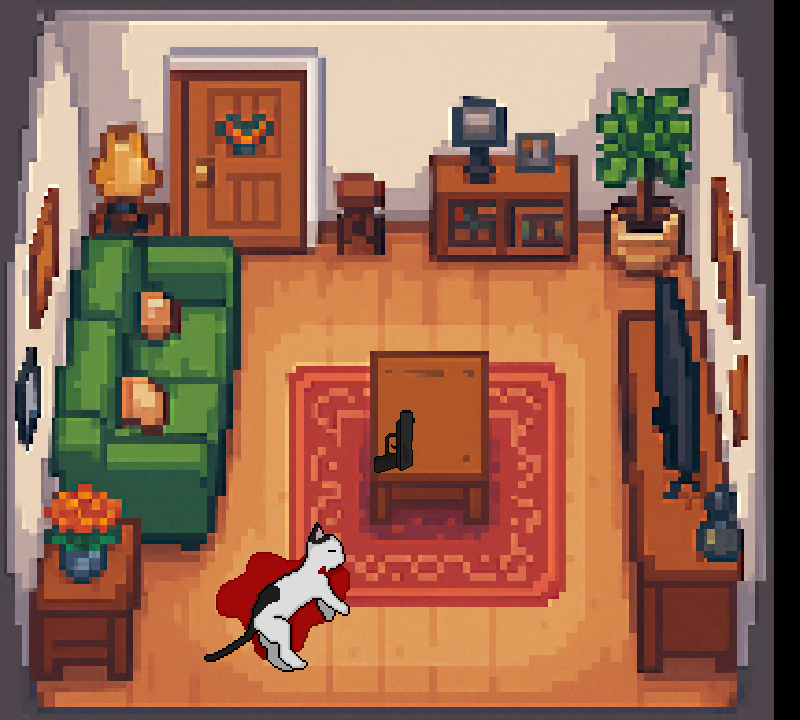

The image is a tile-based game level rendered from a .tmx file. Its description and complete source (layers, tilesets, objects, tile grids) follow:
An orthogonal 20x18 tile map with 40x40 px tiles, 1 tile layer (Tile Layer 1), 3 tilesets, 1 image layer and 7 objects.

<map version="1.10" tiledversion="1.11.2" orientation="orthogonal" renderorder="right-down" width="20" height="18" tilewidth="40" tileheight="40" infinite="0" nextlayerid="4" nextobjectid="8">
 <editorsettings>
  <export target="static/scene2.json" format="json" />
 </editorsettings>
 <tileset firstgid="1" source="bloody_dead_cat.tsx" />
 <tileset firstgid="10" source="bloody_dead_cat-1.png.tsx" />
 <tileset firstgid="26" source="gun.tsx" />
 <imagelayer id="2" name="Image Layer 1">
  <image source="static/scene2.png" width="774" height="732" />
 </imagelayer>
 <layer id="1" name="Tile Layer 1" width="20" height="18">
  <data encoding="csv">
0,0,0,0,0,0,0,0,0,0,0,0,0,0,0,0,0,0,0,0,
0,0,0,0,0,0,0,0,0,0,0,0,0,0,0,0,0,0,0,0,
0,0,0,0,0,0,0,0,0,0,0,0,0,0,0,0,0,0,0,0,
0,0,0,0,0,0,0,0,0,0,0,0,0,0,0,0,0,0,0,0,
0,0,0,0,0,0,0,0,0,0,0,0,0,0,0,0,0,0,0,0,
0,0,0,0,0,0,0,0,0,0,0,0,0,0,0,0,0,0,0,0,
0,0,0,0,0,0,0,0,0,0,0,0,0,0,0,0,0,0,0,0,
0,0,0,0,0,0,0,0,0,0,0,0,0,0,0,0,0,0,0,0,
0,0,0,0,0,0,0,0,0,0,0,0,0,0,0,0,0,0,0,0,
0,0,0,0,0,0,0,0,0,0,0,0,0,0,0,0,0,0,0,0,
0,0,0,0,0,0,0,0,0,2684354588,2684354586,0,0,0,0,0,0,0,0,0,
0,0,0,0,0,0,0,0,0,2684354589,2684354587,0,0,0,0,0,0,0,0,0,
0,0,0,0,0,0,0,0,0,0,0,0,0,0,0,0,0,0,0,0,
0,0,0,0,0,10,11,12,13,0,0,0,0,0,0,0,0,0,0,0,
0,0,0,0,0,14,15,16,17,0,0,0,0,0,0,0,0,0,0,0,
0,0,0,0,0,18,19,20,21,0,0,0,0,0,0,0,0,0,0,0,
0,0,0,0,0,22,23,24,25,0,0,0,0,0,0,0,0,0,0,0,
0,0,0,0,0,0,0,0,0,0,0,0,0,0,0,0,0,0,0,0
</data>
 </layer>
 <objectgroup id="3" name="Object Layer 1">
  <object id="1" x="45.3151" y="236.96" width="190.701" height="304.933" />
  <object id="2" x="37.7626" y="543.781" width="96.2945" height="139.722" />
  <object id="3" x="198.253" y="517.347" width="157.659" height="158.603" />
  <object id="4" x="370.073" y="350.248" width="116.12" height="171.82" />
  <object id="5" x="618.362" y="306.821" width="117.064" height="358.744" />
  <object id="6" x="33.9863" y="206.75" width="663.677" height="19.8253" />
  <object id="7" x="605.145" y="231.296" width="101.015" height="74.5811" />
 </objectgroup>
</map>
